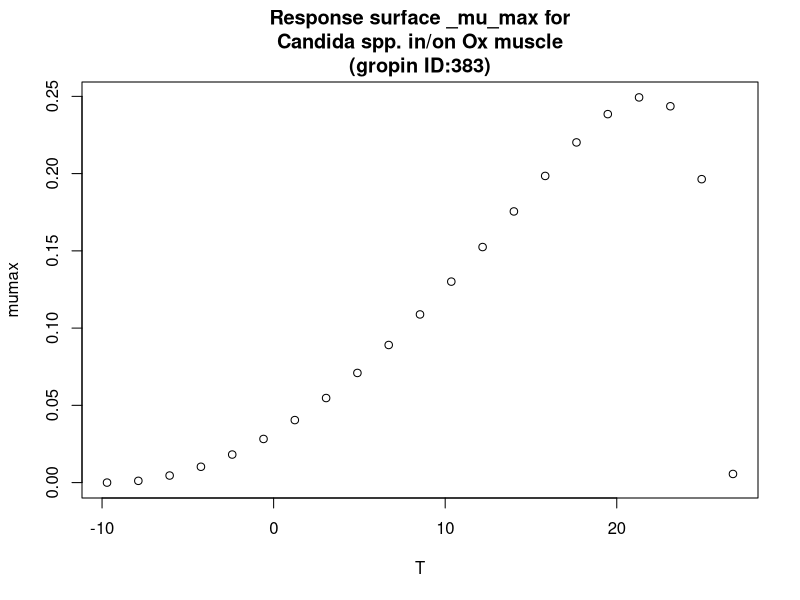

Write the R code that produced this figure.
#############################
# start of Parameter script
#############################
T <- seq(-9.7097,26.7732267732268,length.out=21)
#############################
# end of Parameter script
#############################
############################# 
# start of Model script Gropin ID 383 
#############################
 
# constant coefficients for this model
 
variables <- data.frame(T)
argumentsPar <- unique.data.frame(expand.grid(variables))
 
# heart of the model
response_surface <- function(T) {
   mumax <-(2.5*(10^-1)*(T-26.8)*((T+9.7)^2))/((21.8+9.7)*((21.8+9.7)*(T-21.8)-(21.8-26.8)*(21.8-9.7-2*T)))

	return(mumax=mumax)
} 

# output parameters
responseSurface <- cbind(argumentsPar,response_surface(argumentsPar['T']))
colnames(responseSurface) <- c(colnames(argumentsPar),'mumax')
#############################
# End of Model script
#############################
############################# 
# start of Visualisation script Gropin ID 383 
#############################
titleText <-'Response surface _mu_max for
Candida spp. in/on Ox muscle
(gropin ID:383)'
plot(T,responseSurface$'mumax',xlab='T',
                          ylab='mumax',main=titleText)
#############################
# End of Visualisation script
#############################
